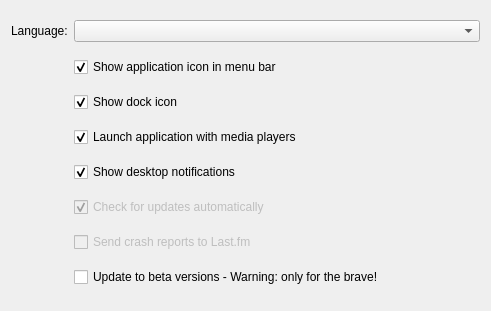
<?xml version="1.0" encoding="UTF-8"?>
<ui version="4.0">
 <class>GeneralSettingsWidget</class>
 <widget class="QWidget" name="GeneralSettingsWidget">
  <property name="geometry">
   <rect>
    <x>0</x>
    <y>0</y>
    <width>491</width>
    <height>311</height>
   </rect>
  </property>
  <property name="windowTitle">
   <string notr="true">Form</string>
  </property>
  <layout class="QGridLayout" name="gridLayout" columnstretch="0,1">
   <item row="7" column="1">
    <widget class="QCheckBox" name="updates">
     <property name="enabled">
      <bool>false</bool>
     </property>
     <property name="text">
      <string>Check for updates automatically</string>
     </property>
     <property name="checked">
      <bool>true</bool>
     </property>
    </widget>
   </item>
   <item row="3" column="1">
    <widget class="QCheckBox" name="launch">
     <property name="enabled">
      <bool>true</bool>
     </property>
     <property name="text">
      <string>Launch application with media players</string>
     </property>
     <property name="checked">
      <bool>true</bool>
     </property>
    </widget>
   </item>
   <item row="8" column="1">
    <widget class="QCheckBox" name="sendCrashReports">
     <property name="enabled">
      <bool>false</bool>
     </property>
     <property name="text">
      <string>Send crash reports to Last.fm</string>
     </property>
    </widget>
   </item>
   <item row="1" column="1">
    <widget class="QCheckBox" name="showAs">
     <property name="text">
      <string>Show application icon in menu bar</string>
     </property>
     <property name="checked">
      <bool>true</bool>
     </property>
    </widget>
   </item>
   <item row="11" column="1">
    <widget class="QCheckBox" name="beta">
     <property name="text">
      <string>Update to beta versions - Warning: only for the brave!</string>
     </property>
    </widget>
   </item>
   <item row="2" column="1">
    <widget class="QCheckBox" name="showDock">
     <property name="text">
      <string>Show dock icon</string>
     </property>
     <property name="checked">
      <bool>true</bool>
     </property>
    </widget>
   </item>
   <item row="4" column="1">
    <widget class="QCheckBox" name="notifications">
     <property name="enabled">
      <bool>true</bool>
     </property>
     <property name="text">
      <string>Show desktop notifications</string>
     </property>
     <property name="checked">
      <bool>true</bool>
     </property>
    </widget>
   </item>
   <item row="0" column="1">
    <widget class="QComboBox" name="languages">
     <property name="enabled">
      <bool>true</bool>
     </property>
    </widget>
   </item>
   <item row="0" column="0">
    <widget class="QLabel" name="languageLabel">
     <property name="text">
      <string>Language:</string>
     </property>
    </widget>
   </item>
  </layout>
 </widget>
 <resources/>
 <connections/>
</ui>
